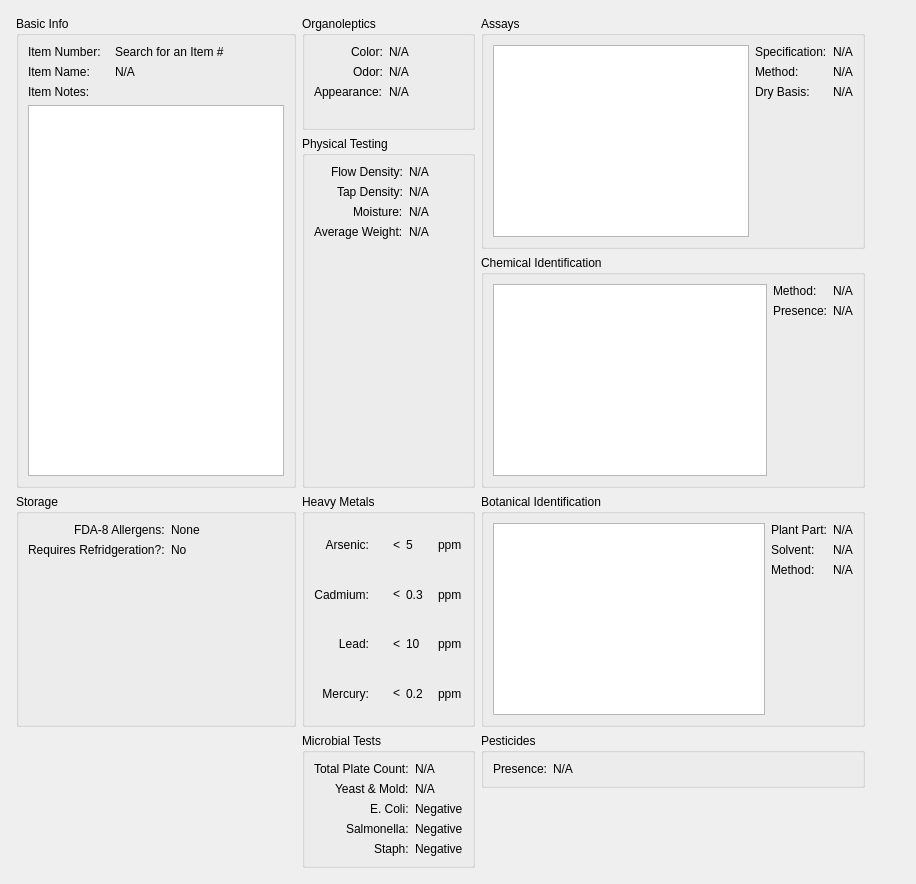
      <widget class="QWidget" name="tab_5">
       <attribute name="title">
        <string>Item Specifications</string>
       </attribute>
       <layout class="QGridLayout" name="gridLayout_12">
        <item row="6" column="3">
         <spacer name="verticalSpacer_4">
          <property name="orientation">
           <enum>Qt::Vertical</enum>
          </property>
          <property name="sizeHint" stdset="0">
           <size>
            <width>20</width>
            <height>67</height>
           </size>
          </property>
         </spacer>
        </item>
        <item row="2" column="2" rowspan="2">
         <widget class="QGroupBox" name="groupBox_27">
          <property name="title">
           <string>Physical Testing</string>
          </property>
          <layout class="QFormLayout" name="formLayout_4">
           <property name="labelAlignment">
            <set>Qt::AlignRight|Qt::AlignTrailing|Qt::AlignVCenter</set>
           </property>
           <item row="0" column="0">
            <widget class="QLabel" name="label_15">
             <property name="text">
              <string>Flow Density:</string>
             </property>
            </widget>
           </item>
           <item row="0" column="1">
            <widget class="QLabel" name="is_flow_densityL">
             <property name="text">
              <string>N/A</string>
             </property>
            </widget>
           </item>
           <item row="1" column="0">
            <widget class="QLabel" name="label_34">
             <property name="text">
              <string>Tap Density:</string>
             </property>
            </widget>
           </item>
           <item row="1" column="1">
            <widget class="QLabel" name="is_tap_densityL">
             <property name="text">
              <string>N/A</string>
             </property>
            </widget>
           </item>
           <item row="2" column="0">
            <widget class="QLabel" name="label_36">
             <property name="text">
              <string>Moisture:</string>
             </property>
            </widget>
           </item>
           <item row="2" column="1">
            <widget class="QLabel" name="is_moistureL">
             <property name="text">
              <string>N/A</string>
             </property>
            </widget>
           </item>
           <item row="3" column="0">
            <widget class="QLabel" name="label_39">
             <property name="text">
              <string>Average Weight:</string>
             </property>
            </widget>
           </item>
           <item row="3" column="1">
            <widget class="QLabel" name="is_avgwtL">
             <property name="text">
              <string>N/A</string>
             </property>
            </widget>
           </item>
          </layout>
         </widget>
        </item>
        <item row="3" column="3">
         <widget class="QGroupBox" name="groupBox_20">
          <property name="title">
           <string>Chemical Identification</string>
          </property>
          <layout class="QGridLayout" name="gridLayout_8">
           <item row="0" column="0" rowspan="3">
            <widget class="QListWidget" name="is_chemList"/>
           </item>
           <item row="2" column="1">
            <spacer name="verticalSpacer">
             <property name="orientation">
              <enum>Qt::Vertical</enum>
             </property>
             <property name="sizeHint" stdset="0">
              <size>
               <width>20</width>
               <height>40</height>
              </size>
             </property>
            </spacer>
           </item>
           <item row="0" column="1">
            <widget class="QLabel" name="label_49">
             <property name="text">
              <string>Method:</string>
             </property>
            </widget>
           </item>
           <item row="1" column="2">
            <widget class="QLabel" name="is_chem_presenceL">
             <property name="text">
              <string>N/A</string>
             </property>
            </widget>
           </item>
           <item row="0" column="2">
            <widget class="QLabel" name="is_chem_methodL">
             <property name="text">
              <string>N/A</string>
             </property>
            </widget>
           </item>
           <item row="1" column="1">
            <widget class="QLabel" name="label_50">
             <property name="text">
              <string>Presence:</string>
             </property>
            </widget>
           </item>
          </layout>
         </widget>
        </item>
        <item row="1" column="1" rowspan="3">
         <widget class="QGroupBox" name="groupBox_43">
          <property name="title">
           <string>Basic Info</string>
          </property>
          <layout class="QGridLayout" name="gridLayout">
           <item row="2" column="0">
            <widget class="QLabel" name="label_5">
             <property name="text">
              <string>Item Notes:</string>
             </property>
            </widget>
           </item>
           <item row="3" column="0" colspan="3">
            <widget class="QPlainTextEdit" name="is_item_notePT"/>
           </item>
           <item row="1" column="1">
            <widget class="QLabel" name="is_item_nameL">
             <property name="text">
              <string>N/A</string>
             </property>
            </widget>
           </item>
           <item row="1" column="0">
            <widget class="QLabel" name="label_4">
             <property name="text">
              <string>Item Name:</string>
             </property>
            </widget>
           </item>
           <item row="0" column="0">
            <widget class="QLabel" name="label_2">
             <property name="text">
              <string>Item Number:</string>
             </property>
             <property name="alignment">
              <set>Qt::AlignLeading|Qt::AlignLeft|Qt::AlignVCenter</set>
             </property>
            </widget>
           </item>
           <item row="0" column="1" colspan="2">
            <widget class="QLabel" name="is_item_numberL">
             <property name="text">
              <string>Search for an Item #</string>
             </property>
            </widget>
           </item>
          </layout>
         </widget>
        </item>
        <item row="1" column="3" rowspan="2">
         <widget class="QGroupBox" name="groupBox_18">
          <property name="title">
           <string>Assays</string>
          </property>
          <layout class="QGridLayout" name="gridLayout_5">
           <item row="1" column="1">
            <widget class="QLabel" name="label_54">
             <property name="text">
              <string>Method:</string>
             </property>
            </widget>
           </item>
           <item row="0" column="1">
            <widget class="QLabel" name="label_14">
             <property name="text">
              <string>Specification:</string>
             </property>
            </widget>
           </item>
           <item row="1" column="2">
            <widget class="QLabel" name="is_assay_methodL">
             <property name="text">
              <string>N/A</string>
             </property>
            </widget>
           </item>
           <item row="0" column="2">
            <widget class="QLabel" name="is_assay_specL">
             <property name="text">
              <string>N/A</string>
             </property>
            </widget>
           </item>
           <item row="2" column="2">
            <widget class="QLabel" name="is_dbL">
             <property name="text">
              <string>N/A</string>
             </property>
            </widget>
           </item>
           <item row="2" column="1">
            <widget class="QLabel" name="label_58">
             <property name="text">
              <string>Dry Basis:</string>
             </property>
            </widget>
           </item>
           <item row="3" column="1">
            <spacer name="verticalSpacer_3">
             <property name="orientation">
              <enum>Qt::Vertical</enum>
             </property>
             <property name="sizeHint" stdset="0">
              <size>
               <width>20</width>
               <height>40</height>
              </size>
             </property>
            </spacer>
           </item>
           <item row="0" column="0" rowspan="4">
            <widget class="QListWidget" name="is_assayList"/>
           </item>
          </layout>
         </widget>
        </item>
        <item row="1" column="2">
         <widget class="QGroupBox" name="groupBox_26">
          <property name="title">
           <string>Organoleptics</string>
          </property>
          <layout class="QFormLayout" name="formLayout_7">
           <property name="labelAlignment">
            <set>Qt::AlignRight|Qt::AlignTrailing|Qt::AlignVCenter</set>
           </property>
           <item row="0" column="0">
            <widget class="QLabel" name="label_28">
             <property name="text">
              <string>Color:</string>
             </property>
            </widget>
           </item>
           <item row="0" column="1">
            <widget class="QLabel" name="is_colorL">
             <property name="text">
              <string>N/A</string>
             </property>
            </widget>
           </item>
           <item row="1" column="0">
            <widget class="QLabel" name="label_30">
             <property name="text">
              <string>Odor:</string>
             </property>
            </widget>
           </item>
           <item row="1" column="1">
            <widget class="QLabel" name="is_odorL">
             <property name="text">
              <string>N/A</string>
             </property>
            </widget>
           </item>
           <item row="2" column="0">
            <widget class="QLabel" name="label_32">
             <property name="text">
              <string>Appearance:</string>
             </property>
            </widget>
           </item>
           <item row="2" column="1">
            <widget class="QLabel" name="is_appearanceL">
             <property name="text">
              <string>N/A</string>
             </property>
            </widget>
           </item>
          </layout>
         </widget>
        </item>
        <item row="4" column="1">
         <widget class="QGroupBox" name="groupBox_44">
          <property name="title">
           <string>Storage</string>
          </property>
          <layout class="QFormLayout" name="formLayout">
           <property name="labelAlignment">
            <set>Qt::AlignRight|Qt::AlignTrailing|Qt::AlignVCenter</set>
           </property>
           <item row="0" column="0">
            <widget class="QLabel" name="label_6">
             <property name="text">
              <string>FDA-8 Allergens:</string>
             </property>
            </widget>
           </item>
           <item row="0" column="1">
            <widget class="QLabel" name="is_allergensL">
             <property name="layoutDirection">
              <enum>Qt::LeftToRight</enum>
             </property>
             <property name="text">
              <string>None</string>
             </property>
             <property name="alignment">
              <set>Qt::AlignLeading|Qt::AlignLeft|Qt::AlignVCenter</set>
             </property>
            </widget>
           </item>
           <item row="1" column="0">
            <widget class="QLabel" name="label_7">
             <property name="text">
              <string>Requires Refridgeration?:</string>
             </property>
            </widget>
           </item>
           <item row="1" column="1">
            <widget class="QLabel" name="is_fridgeL">
             <property name="text">
              <string>No</string>
             </property>
            </widget>
           </item>
          </layout>
         </widget>
        </item>
        <item row="4" column="2">
         <widget class="QGroupBox" name="groupBox_16">
          <property name="title">
           <string>Heavy Metals</string>
          </property>
          <layout class="QGridLayout" name="gridLayout_9">
           <item row="0" column="0">
            <widget class="QLabel" name="label_17">
             <property name="text">
              <string>Arsenic:</string>
             </property>
             <property name="alignment">
              <set>Qt::AlignRight|Qt::AlignTrailing|Qt::AlignVCenter</set>
             </property>
            </widget>
           </item>
           <item row="0" column="1">
            <widget class="QLabel" name="label_80">
             <property name="text">
              <string>&lt;</string>
             </property>
             <property name="alignment">
              <set>Qt::AlignRight|Qt::AlignTrailing|Qt::AlignVCenter</set>
             </property>
            </widget>
           </item>
           <item row="0" column="2">
            <widget class="QLabel" name="is_as_maxL">
             <property name="text">
              <string>5</string>
             </property>
            </widget>
           </item>
           <item row="0" column="3">
            <widget class="QLabel" name="is_as_unitL">
             <property name="text">
              <string>ppm</string>
             </property>
            </widget>
           </item>
           <item row="1" column="0">
            <widget class="QLabel" name="label_40">
             <property name="text">
              <string>Cadmium:</string>
             </property>
             <property name="alignment">
              <set>Qt::AlignRight|Qt::AlignTrailing|Qt::AlignVCenter</set>
             </property>
            </widget>
           </item>
           <item row="1" column="1">
            <widget class="QLabel" name="label_81">
             <property name="text">
              <string>&lt;</string>
             </property>
             <property name="alignment">
              <set>Qt::AlignRight|Qt::AlignTrailing|Qt::AlignVCenter</set>
             </property>
            </widget>
           </item>
           <item row="1" column="2">
            <widget class="QLabel" name="is_cd_maxL">
             <property name="text">
              <string>0.3</string>
             </property>
            </widget>
           </item>
           <item row="1" column="3">
            <widget class="QLabel" name="is_cd_unitL">
             <property name="text">
              <string>ppm</string>
             </property>
            </widget>
           </item>
           <item row="2" column="0">
            <widget class="QLabel" name="label_41">
             <property name="text">
              <string>Lead:</string>
             </property>
             <property name="alignment">
              <set>Qt::AlignRight|Qt::AlignTrailing|Qt::AlignVCenter</set>
             </property>
            </widget>
           </item>
           <item row="2" column="1">
            <widget class="QLabel" name="label_82">
             <property name="text">
              <string>&lt;</string>
             </property>
             <property name="alignment">
              <set>Qt::AlignRight|Qt::AlignTrailing|Qt::AlignVCenter</set>
             </property>
            </widget>
           </item>
           <item row="2" column="2">
            <widget class="QLabel" name="is_pb_maxL">
             <property name="text">
              <string>10</string>
             </property>
            </widget>
           </item>
           <item row="2" column="3">
            <widget class="QLabel" name="is_pb_unitL">
             <property name="text">
              <string>ppm</string>
             </property>
            </widget>
           </item>
           <item row="3" column="0">
            <widget class="QLabel" name="label_55">
             <property name="text">
              <string>Mercury:</string>
             </property>
             <property name="alignment">
              <set>Qt::AlignRight|Qt::AlignTrailing|Qt::AlignVCenter</set>
             </property>
            </widget>
           </item>
           <item row="3" column="1">
            <widget class="QLabel" name="label_83">
             <property name="text">
              <string>&lt;</string>
             </property>
             <property name="alignment">
              <set>Qt::AlignRight|Qt::AlignTrailing|Qt::AlignVCenter</set>
             </property>
            </widget>
           </item>
           <item row="3" column="2">
            <widget class="QLabel" name="is_hg_maxL">
             <property name="text">
              <string>0.2</string>
             </property>
            </widget>
           </item>
           <item row="3" column="3">
            <widget class="QLabel" name="is_hg_unitL">
             <property name="text">
              <string>ppm</string>
             </property>
            </widget>
           </item>
          </layout>
         </widget>
        </item>
        <item row="4" column="3">
         <widget class="QGroupBox" name="groupBox_19">
          <property name="title">
           <string>Botanical Identification</string>
          </property>
          <layout class="QGridLayout" name="gridLayout_10">
           <item row="2" column="1">
            <widget class="QLabel" name="label_37">
             <property name="text">
              <string>Method:</string>
             </property>
            </widget>
           </item>
           <item row="1" column="1">
            <widget class="QLabel" name="label_25">
             <property name="text">
              <string>Solvent:</string>
             </property>
            </widget>
           </item>
           <item row="0" column="1">
            <widget class="QLabel" name="label_21">
             <property name="text">
              <string>Plant Part:</string>
             </property>
            </widget>
           </item>
           <item row="0" column="2">
            <widget class="QLabel" name="is_plant_partL">
             <property name="text">
              <string>N/A</string>
             </property>
            </widget>
           </item>
           <item row="2" column="2">
            <widget class="QLabel" name="is_plant_methodL">
             <property name="text">
              <string>N/A</string>
             </property>
            </widget>
           </item>
           <item row="1" column="2">
            <widget class="QLabel" name="is_plant_solventL">
             <property name="text">
              <string>N/A</string>
             </property>
            </widget>
           </item>
           <item row="3" column="1">
            <spacer name="verticalSpacer_2">
             <property name="orientation">
              <enum>Qt::Vertical</enum>
             </property>
             <property name="sizeHint" stdset="0">
              <size>
               <width>20</width>
               <height>40</height>
              </size>
             </property>
            </spacer>
           </item>
           <item row="0" column="0" rowspan="4">
            <widget class="QListWidget" name="is_plantList"/>
           </item>
          </layout>
         </widget>
        </item>
        <item row="5" column="2" rowspan="2">
         <widget class="QGroupBox" name="groupBox_29">
          <property name="title">
           <string>Microbial Tests</string>
          </property>
          <layout class="QFormLayout" name="formLayout_3">
           <property name="labelAlignment">
            <set>Qt::AlignRight|Qt::AlignTrailing|Qt::AlignVCenter</set>
           </property>
           <item row="0" column="0">
            <widget class="QLabel" name="label_18">
             <property name="text">
              <string>Total Plate Count:</string>
             </property>
            </widget>
           </item>
           <item row="0" column="1">
            <widget class="QLabel" name="is_tpcL">
             <property name="text">
              <string>N/A</string>
             </property>
            </widget>
           </item>
           <item row="1" column="0">
            <widget class="QLabel" name="label_20">
             <property name="text">
              <string>Yeast &amp; Mold:</string>
             </property>
            </widget>
           </item>
           <item row="1" column="1">
            <widget class="QLabel" name="is_ymL">
             <property name="text">
              <string>N/A</string>
             </property>
            </widget>
           </item>
           <item row="2" column="0">
            <widget class="QLabel" name="label_22">
             <property name="text">
              <string>E. Coli:</string>
             </property>
            </widget>
           </item>
           <item row="2" column="1">
            <widget class="QLabel" name="is_ecoliL">
             <property name="text">
              <string>Negative</string>
             </property>
            </widget>
           </item>
           <item row="3" column="0">
            <widget class="QLabel" name="label_24">
             <property name="text">
              <string>Salmonella:</string>
             </property>
            </widget>
           </item>
           <item row="3" column="1">
            <widget class="QLabel" name="is_salmonellaL">
             <property name="text">
              <string>Negative</string>
             </property>
            </widget>
           </item>
           <item row="4" column="0">
            <widget class="QLabel" name="label_26">
             <property name="text">
              <string>Staph:</string>
             </property>
            </widget>
           </item>
           <item row="4" column="1">
            <widget class="QLabel" name="is_staphL">
             <property name="text">
              <string>Negative</string>
             </property>
            </widget>
           </item>
          </layout>
         </widget>
        </item>
        <item row="5" column="3">
         <widget class="QGroupBox" name="groupBox_17">
          <property name="title">
           <string>Pesticides</string>
          </property>
          <layout class="QFormLayout" name="formLayout_8">
           <item row="0" column="0">
            <widget class="QLabel" name="label_84">
             <property name="text">
              <string>Presence:</string>
             </property>
            </widget>
           </item>
           <item row="0" column="1">
            <widget class="QLabel" name="is_pesticideL">
             <property name="text">
              <string>N/A</string>
             </property>
            </widget>
           </item>
          </layout>
         </widget>
        </item>
        <item row="1" column="0">
         <spacer name="horizontalSpacer_3">
          <property name="orientation">
           <enum>Qt::Horizontal</enum>
          </property>
          <property name="sizeType">
           <enum>QSizePolicy::Fixed</enum>
          </property>
          <property name="sizeHint" stdset="0">
           <size>
            <width>5</width>
            <height>20</height>
           </size>
          </property>
         </spacer>
        </item>
        <item row="5" column="1" rowspan="2">
         <spacer name="verticalSpacer_5">
          <property name="orientation">
           <enum>Qt::Vertical</enum>
          </property>
          <property name="sizeHint" stdset="0">
           <size>
            <width>20</width>
            <height>40</height>
           </size>
          </property>
         </spacer>
        </item>
        <item row="1" column="4">
         <spacer name="horizontalSpacer_2">
          <property name="orientation">
           <enum>Qt::Horizontal</enum>
          </property>
          <property name="sizeHint" stdset="0">
           <size>
            <width>40</width>
            <height>20</height>
           </size>
          </property>
         </spacer>
        </item>
        <item row="0" column="1">
         <spacer name="verticalSpacer_6">
          <property name="orientation">
           <enum>Qt::Vertical</enum>
          </property>
          <property name="sizeType">
           <enum>QSizePolicy::Fixed</enum>
          </property>
          <property name="sizeHint" stdset="0">
           <size>
            <width>20</width>
            <height>5</height>
           </size>
          </property>
         </spacer>
        </item>
        <item row="7" column="2">
         <spacer name="verticalSpacer_7">
          <property name="orientation">
           <enum>Qt::Vertical</enum>
          </property>
          <property name="sizeType">
           <enum>QSizePolicy::Fixed</enum>
          </property>
          <property name="sizeHint" stdset="0">
           <size>
            <width>20</width>
            <height>5</height>
           </size>
          </property>
         </spacer>
        </item>
       </layout>
      </widget>
